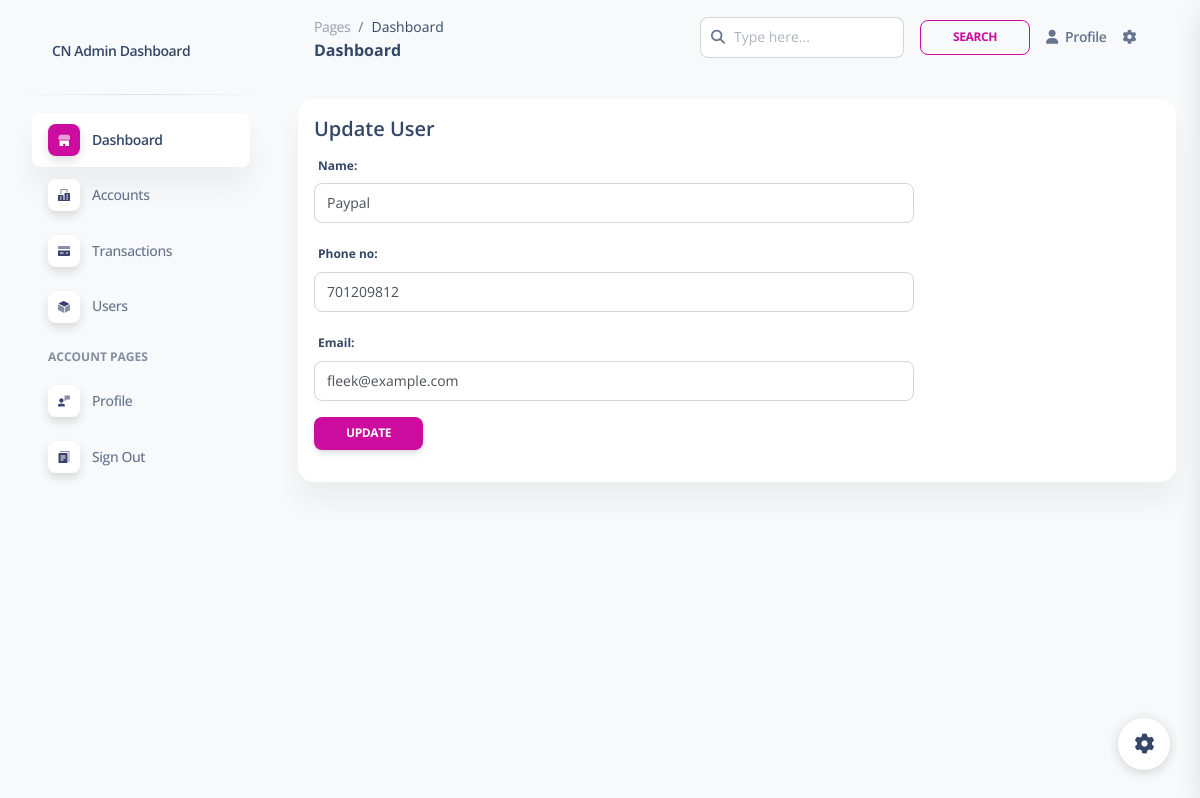
The page /control/ctrl_users/update/1 on the database its author committed.
### accounts/models.py (models this page shows, shortened)
class CustomUser(AbstractBaseUser, PermissionsMixin):
    ROLES = [
        ('User', 'user'),
        ('Staff', 'staff'),
        ('Admin', 'admin'),
    ]
    name = models.CharField(max_length=30, blank=False)
    phone_no = models.IntegerField(blank=True, null=True)
    email = models.EmailField(unique=True)
    date_joined = models.DateTimeField(default=timezone.now)
    last_login = models.DateTimeField(null=True, blank=True)
    is_active = models.BooleanField(default=True)
    is_staff = models.BooleanField(default=False)
    user_type = models.CharField(max_length=20, choices=ROLES, default='User')
    account_no = models.CharField(max_length=12, unique=True, editable=False)
    referral_code = models.CharField(max_length=12, unique=True, blank=True, null=True)
    password_reset_token = models.CharField(max_length=100, blank=True, null=True)
    password_reset_expiry = models.DateTimeField(blank=True, null=True)
    objects = CustomUserManager()
    USERNAME_FIELD = 'email'
    REQUIRED_FIELDS = ['name']

### control/views.py (the view)
# urls.py: path('ctrl_users/update/<user_id>', views.update_user, name='update_user'),
def update_user(request, user_id):
    user = CustomUser.objects.get(id=user_id)
    if request.method == 'POST':
        form = UpdateUserForm(request.POST, instance=user)
        if form.is_valid():
            form.save()
            return redirect('ctrl_users')
    else:
        form = UpdateUserForm(instance=user)
    return render(request, 'users/update_user.html', {'form': form})

### control/forms.py
class UpdateUserForm(UserChangeForm):
    password = None
    class Meta:
        model = CustomUser
        fields = ['name', 'phone_no', 'email', ]
        widgets = {
            'email': forms.TextInput(attrs={'class': 'form-control',  'style': 'max-width: 600px', 'placeholder': "Email Address"}),
            'name': forms.TextInput(attrs={'class': 'form-control',  'style': 'max-width: 600px', 'placeholder': "First Name"}),
            'phone_no': forms.TextInput(attrs={'class': 'form-control',  'style': 'max-width: 600px', 'placeholder': "Phone No"}),
        }

### control/templates/users/update_user.html (shortened to what this page needs)
{% extends '../dashboard.html' %}
{% block content %}
<div class="container py-4">
    <div class="card p-3">
        <h5>Update User</h5>
        <form method="POST">
            {{ form.as_p }}
            <input type="submit" value="Update" class="btn btn-sm btn-primary">
        </form>
    </div>
</div>
{% endblock %}

### rows shown on the page
CustomUser: name "Paypal", phone_no "701209812", email "fleek@example.com"
